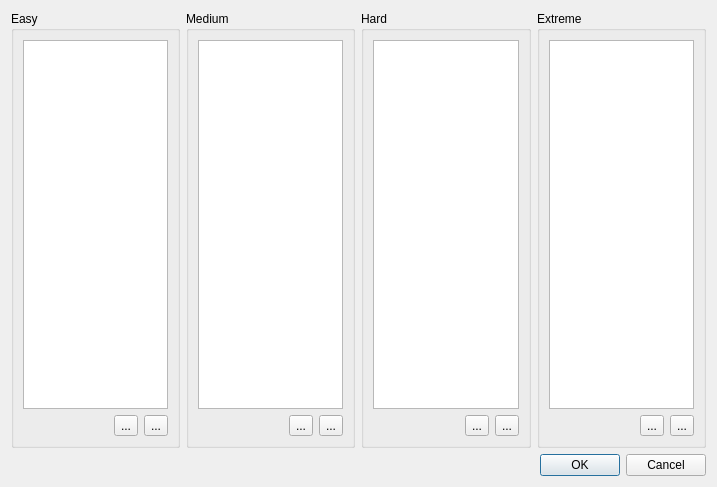
<?xml version="1.0" encoding="UTF-8"?>
<ui version="4.0">
 <class>Dialog</class>
 <widget class="QDialog" name="Dialog">
  <property name="geometry">
   <rect>
    <x>0</x>
    <y>0</y>
    <width>717</width>
    <height>487</height>
   </rect>
  </property>
  <property name="windowTitle">
   <string>Dialog</string>
  </property>
  <layout class="QGridLayout" name="gridLayout">
   <item row="0" column="2">
    <widget class="QGroupBox" name="hardGroupBox">
     <property name="title">
      <string>Hard</string>
     </property>
     <layout class="QVBoxLayout" name="verticalLayout_3">
      <item>
       <widget class="QListWidget" name="hardListWidget"/>
      </item>
      <item>
       <layout class="QHBoxLayout" name="horizontalLayout_3">
        <item>
         <spacer name="horizontalSpacer_3">
          <property name="orientation">
           <enum>Qt::Horizontal</enum>
          </property>
          <property name="sizeHint" stdset="0">
           <size>
            <width>40</width>
            <height>20</height>
           </size>
          </property>
         </spacer>
        </item>
        <item>
         <widget class="QToolButton" name="addHardButton">
          <property name="text">
           <string>...</string>
          </property>
          <property name="icon">
           <iconset theme="list-add">
            <normaloff>.</normaloff>.</iconset>
          </property>
         </widget>
        </item>
        <item>
         <widget class="QToolButton" name="removeHardButton">
          <property name="text">
           <string>...</string>
          </property>
          <property name="icon">
           <iconset theme="list-remove">
            <normaloff>.</normaloff>.</iconset>
          </property>
         </widget>
        </item>
       </layout>
      </item>
     </layout>
    </widget>
   </item>
   <item row="0" column="0">
    <widget class="QGroupBox" name="easyGroupBox">
     <property name="title">
      <string>Easy</string>
     </property>
     <layout class="QVBoxLayout" name="verticalLayout">
      <item>
       <widget class="QListWidget" name="easyListWidget"/>
      </item>
      <item>
       <layout class="QHBoxLayout" name="horizontalLayout">
        <item>
         <spacer name="horizontalSpacer">
          <property name="orientation">
           <enum>Qt::Horizontal</enum>
          </property>
          <property name="sizeHint" stdset="0">
           <size>
            <width>40</width>
            <height>20</height>
           </size>
          </property>
         </spacer>
        </item>
        <item>
         <widget class="QToolButton" name="addEasyButton">
          <property name="text">
           <string>...</string>
          </property>
          <property name="icon">
           <iconset theme="list-add">
            <normaloff>.</normaloff>.</iconset>
          </property>
         </widget>
        </item>
        <item>
         <widget class="QToolButton" name="removeEasyButton">
          <property name="text">
           <string>...</string>
          </property>
          <property name="icon">
           <iconset theme="list-remove">
            <normaloff>.</normaloff>.</iconset>
          </property>
         </widget>
        </item>
       </layout>
      </item>
     </layout>
    </widget>
   </item>
   <item row="0" column="1">
    <widget class="QGroupBox" name="mediumGroupBox">
     <property name="title">
      <string>Medium</string>
     </property>
     <layout class="QVBoxLayout" name="verticalLayout_2">
      <item>
       <widget class="QListWidget" name="mediumListWidget"/>
      </item>
      <item>
       <layout class="QHBoxLayout" name="horizontalLayout_2">
        <item>
         <spacer name="horizontalSpacer_2">
          <property name="orientation">
           <enum>Qt::Horizontal</enum>
          </property>
          <property name="sizeHint" stdset="0">
           <size>
            <width>40</width>
            <height>20</height>
           </size>
          </property>
         </spacer>
        </item>
        <item>
         <widget class="QToolButton" name="addMediumButton">
          <property name="text">
           <string>...</string>
          </property>
          <property name="icon">
           <iconset theme="list-add">
            <normaloff>.</normaloff>.</iconset>
          </property>
         </widget>
        </item>
        <item>
         <widget class="QToolButton" name="removeMediumButton">
          <property name="text">
           <string>...</string>
          </property>
          <property name="icon">
           <iconset theme="list-remove">
            <normaloff>.</normaloff>.</iconset>
          </property>
         </widget>
        </item>
       </layout>
      </item>
     </layout>
    </widget>
   </item>
   <item row="0" column="3">
    <widget class="QGroupBox" name="extremeGroupBox">
     <property name="title">
      <string>Extreme</string>
     </property>
     <layout class="QVBoxLayout" name="verticalLayout_4">
      <item>
       <widget class="QListWidget" name="extremeListWidget"/>
      </item>
      <item>
       <layout class="QHBoxLayout" name="horizontalLayout_4">
        <item>
         <spacer name="horizontalSpacer_4">
          <property name="orientation">
           <enum>Qt::Horizontal</enum>
          </property>
          <property name="sizeHint" stdset="0">
           <size>
            <width>40</width>
            <height>20</height>
           </size>
          </property>
         </spacer>
        </item>
        <item>
         <widget class="QToolButton" name="addExtremeButton">
          <property name="text">
           <string>...</string>
          </property>
          <property name="icon">
           <iconset theme="list-add">
            <normaloff>.</normaloff>.</iconset>
          </property>
         </widget>
        </item>
        <item>
         <widget class="QToolButton" name="removeExtremeButton">
          <property name="text">
           <string>...</string>
          </property>
          <property name="icon">
           <iconset theme="list-remove">
            <normaloff>.</normaloff>.</iconset>
          </property>
         </widget>
        </item>
       </layout>
      </item>
     </layout>
    </widget>
   </item>
   <item row="1" column="2" colspan="2">
    <widget class="QDialogButtonBox" name="buttonBox">
     <property name="orientation">
      <enum>Qt::Horizontal</enum>
     </property>
     <property name="standardButtons">
      <set>QDialogButtonBox::Cancel|QDialogButtonBox::Ok</set>
     </property>
    </widget>
   </item>
  </layout>
 </widget>
 <resources/>
 <connections>
  <connection>
   <sender>buttonBox</sender>
   <signal>accepted()</signal>
   <receiver>Dialog</receiver>
   <slot>accept()</slot>
   <hints>
    <hint type="sourcelabel">
     <x>609</x>
     <y>480</y>
    </hint>
    <hint type="destinationlabel">
     <x>157</x>
     <y>274</y>
    </hint>
   </hints>
  </connection>
  <connection>
   <sender>buttonBox</sender>
   <signal>rejected()</signal>
   <receiver>Dialog</receiver>
   <slot>reject()</slot>
   <hints>
    <hint type="sourcelabel">
     <x>677</x>
     <y>480</y>
    </hint>
    <hint type="destinationlabel">
     <x>286</x>
     <y>274</y>
    </hint>
   </hints>
  </connection>
 </connections>
</ui>
